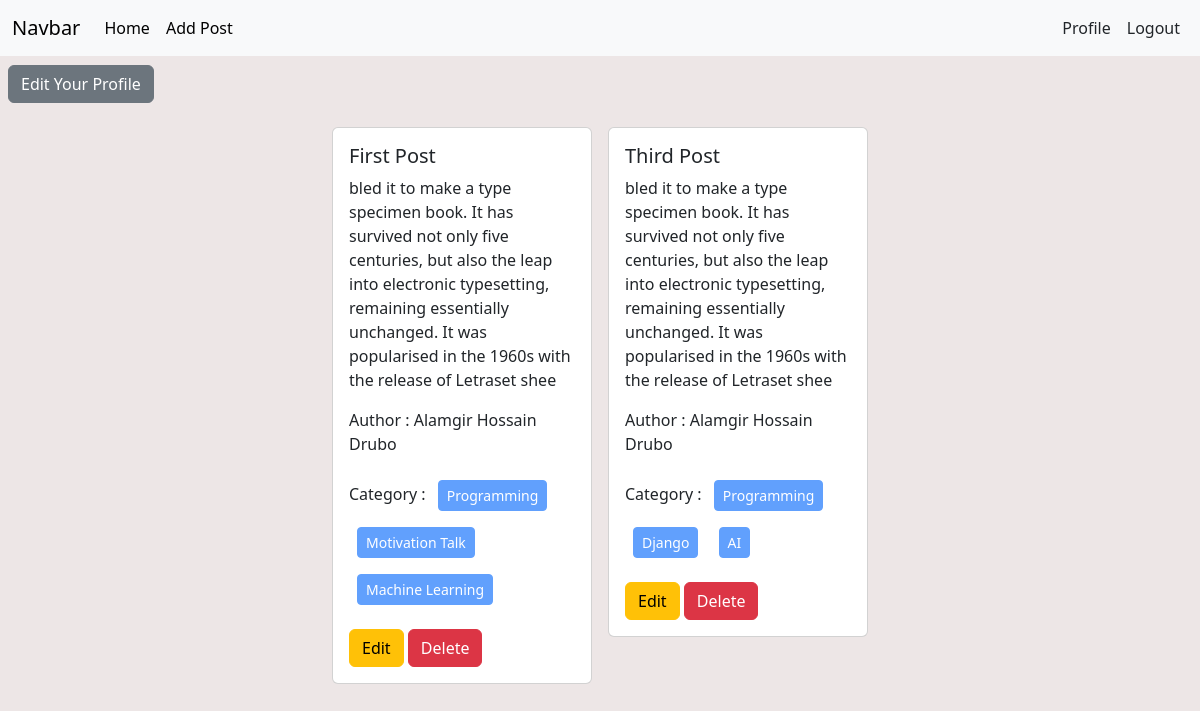
Screenshot of /author/profile/ (signed in) with the database file from the repository.
### posts/models.py (models this page shows, shortened)
class Post(models.Model):
    title = models.CharField(max_length=100)
    content = models.TextField()
    category = models.ManyToManyField(Category)
    author = models.ForeignKey(User, on_delete=models.CASCADE)

### categories/models.py (models this page shows, shortened)
class Category(models.Model):
    name = models.CharField(max_length=100)
    slug = models.SlugField(max_length=100, unique=True, blank=True, null=True)

### authors/views.py (the view)
# urls.py: path('profile/', views.profile, name='profile'),
@login_required
def profile(request):
    data = Post.objects.filter(author = request.user)
    return render(request, 'authors/profile.html', {'datas' : data})

### authors/templates/authors/profile.html
{% extends "base.html" %}
{% block content %}
<div>
    <h3 class="m-2"> <a class="btn btn-secondary" href="{% url 'edit_profile' %}">Edit Your Profile</a> </h3>
</div>
<div class="d-flex flex-wrap justify-content-center px-5">
    {% for data in datas %}
    <div class="col-sm-3 mb-3 mb-sm-0 pt-3">
        <div class="card mx-2 ">
          <div class="card-body">
            <h5 class="card-title">{{data.title}} </h5>
            <p class="card-text">{{data.content}} </p>
            <p> Author : {{data.author.first_name}}  {{data.author.last_name}} </p>
            <p> Category :
                {% for i in data.category.all %}
                <button class='btn btn-primary btn-sm m-2' disabled> {{i.name}} </button>
                {% endfor %}
            </p>
            <a href="{% url 'edit_post' data.id %}" class="btn btn-warning">Edit</a>
            <a href="{% url 'delete_post'  data.id %}" class="btn btn-danger">Delete</a>
          </div>
        </div>
      </div>
    {% endfor %}
  </div>
{% endblock  %}

### rows the page displays
Post: title "First Post", content "bled it to make a type specimen book. It has survived not only five centuries, but also the leap into electronic typesetting, remaining essentially unchanged. It was popularised in the 1960s with the release of Letraset shee", author.first_name "Alamgir Hossain", author.last_name "Drubo"
Category: name "Programming"
Category: name "Motivation Talk"
Category: name "Machine Learning"
Post: title "Third Post", content "bled it to make a type specimen book. It has survived not only five centuries, but also the leap into electronic typesetting, remaining essentially unchanged. It was popularised in the 1960s with the release of Letraset shee", author.first_name "Alamgir Hossain", author.last_name "Drubo"
Category: name "Django"
Category: name "AI"
